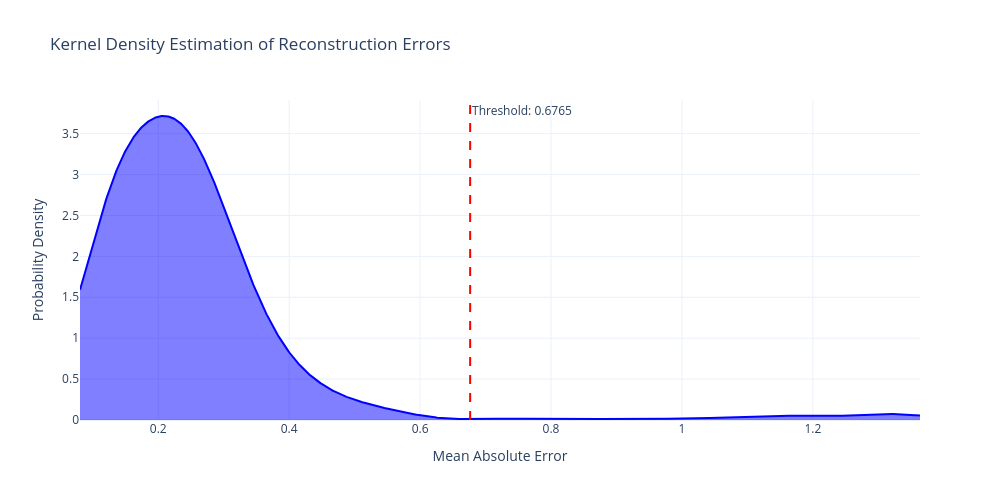
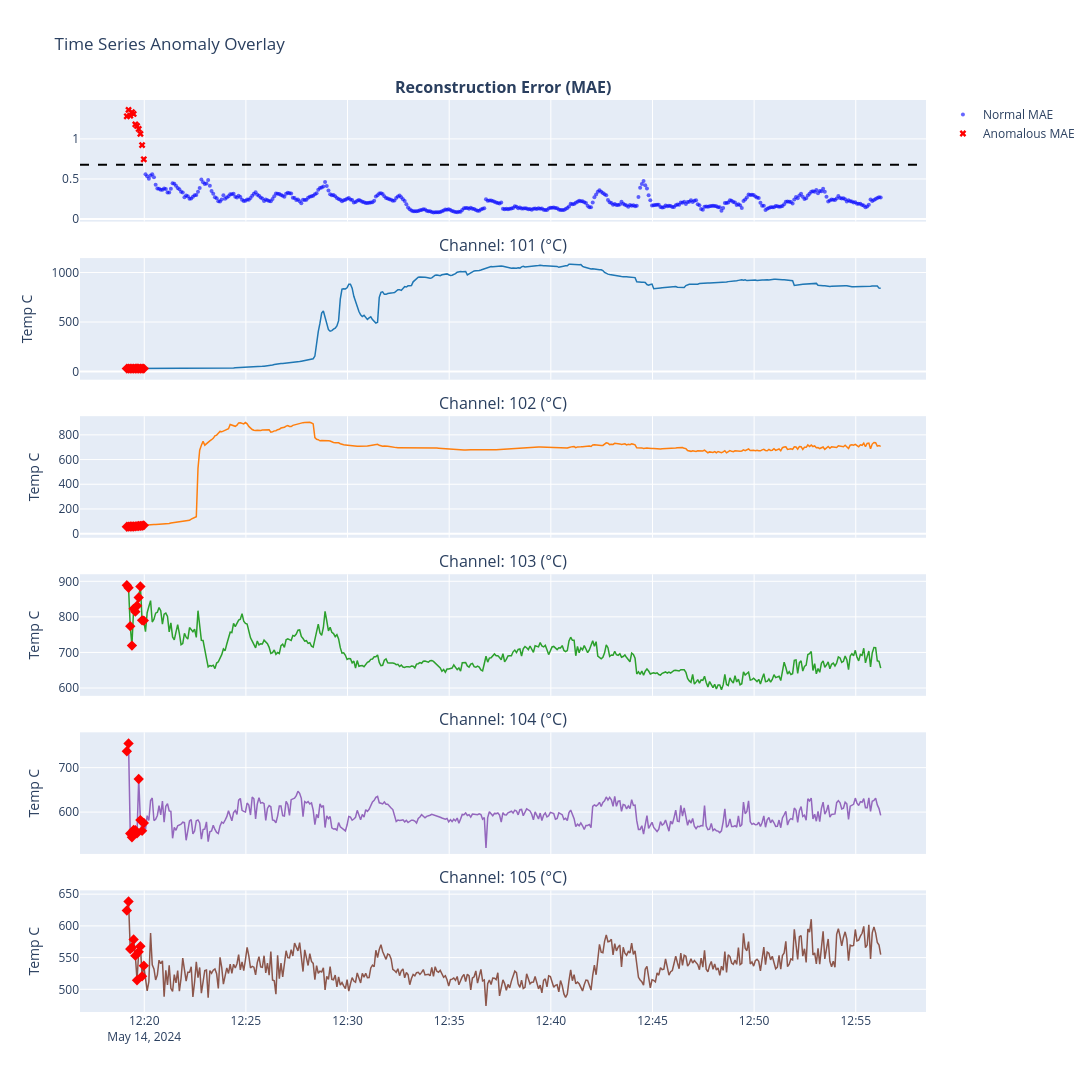

Here is the notebook cell these charts were saved with, in order:
### Code cell
import os
import numpy as np
import pandas as pd
import plotly.graph_objects as go
from plotly.subplots import make_subplots
from sklearn.preprocessing import StandardScaler
import torch
import torch.nn as nn
import torch.optim as optim
from torch.utils.data import TensorDataset, DataLoader
from scipy.stats import gaussian_kde
from scipy.signal import argrelextrema

# ====================================================================
# 1. DATA LOADER AND STATISTICAL SUMMARY
# ====================================================================
def load_and_summarize_csv(file_path):
    header_idx = 0
    with open(file_path, 'r', encoding='utf-8', errors='ignore') as f:
        for idx, line in enumerate(f):
            if any(key in line for key in ['Scan Num', '101 (', 'Scan Swee']):
                header_idx = idx
                break
                
    df = pd.read_csv(file_path, skiprows=header_idx)
    df.columns = df.columns.str.strip()
    df = df.dropna(how='all', axis=1).dropna(how='all', axis=0)
    
    time_cols = [col for col in df.columns if 'time' in col.lower() or 'swee' in col.lower()]
    df['Timestamp'] = df[time_cols[0]] if time_cols else df.index
    
    sensor_cols = [col for col in df.columns if 'C' in col]
    for col in sensor_cols:
        df[col] = pd.to_numeric(df[col], errors='coerce')
        
    df[sensor_cols] = df[sensor_cols].ffill().bfill()
    
    print("\n==================================================")
    print(" RAW DATA POINT STATISTICS")
    print("==================================================")
    print(f"Total Rows Processed : {len(df)}")
    print(f"Total Sensor Channels: {len(sensor_cols)}")
    for col in sensor_cols:
        print(f"Channel {col} Mean: {df[col].mean():.2f} | Min: {df[col].min():.2f} | Max: {df[col].max():.2f}")
    print("==================================================\n")
        
    return df, sensor_cols

# ====================================================================
# 2. SEQUENCE GENERATOR
# ====================================================================
def create_sequences(data_array, timestamps, time_steps):
    Xs, ts = [], []
    for i in range(len(data_array) - time_steps):
        Xs.append(data_array[i:(i + time_steps)])
        ts.append(timestamps.iloc[i + time_steps - 1])
    return np.array(Xs), np.array(ts)

# ====================================================================
# 3. THE WIDER LSTM ARCHITECTURE (HIDDEN = 64)
# ====================================================================
class LSTMAutoencoder(nn.Module):
    def __init__(self, num_features, hidden_size=64):
        super(LSTMAutoencoder, self).__init__()
        self.hidden_size = hidden_size
        self.encoder_lstm = nn.LSTM(input_size=num_features, hidden_size=hidden_size, batch_first=True)
        self.decoder_lstm = nn.LSTM(input_size=hidden_size, hidden_size=hidden_size, batch_first=True)
        self.output_layer = nn.Linear(hidden_size, num_features)
        
    def forward(self, x):
        batch_size, seq_len, _ = x.size()
        _, (hidden_state, _) = self.encoder_lstm(x)
        last_hidden_state = hidden_state[-1]
        repeated_hidden = last_hidden_state.unsqueeze(1).repeat(1, seq_len, 1)
        decoded, _ = self.decoder_lstm(repeated_hidden)
        reconstructed = self.output_layer(decoded)
        return reconstructed

# ====================================================================
# 4. TRAINING ENGINE WITH COSINE ANNEALING SCHEDULER
# ====================================================================
def train_model(model, train_loader, num_epochs=35, initial_lr=0.002):
    criterion = nn.L1Loss()
    optimizer = optim.Adam(model.parameters(), lr=initial_lr)
    
    # Initialize the learning rate scheduler
    scheduler = optim.lr_scheduler.CosineAnnealingLR(optimizer, T_max=num_epochs, eta_min=0.0001)
    
    model.train()
    for epoch in range(num_epochs):
        epoch_loss = 0.0
        for batch_x in train_loader:
            optimizer.zero_grad()
            outputs = model(batch_x[0])
            loss = criterion(outputs, batch_x[0])
            loss.backward()
            optimizer.step()
            epoch_loss += loss.item()
            
        # Decay the learning rate after every epoch
        scheduler.step()
        
    return model

# ====================================================================
# 5. KDE THRESHOLDING AND METRICS EVALUATION
# ====================================================================
def evaluate_with_kde(model, X_seq_tensor, df_timestamps, df_original):
    model.eval()
    with torch.no_grad():
        reconstructed = model(X_seq_tensor)
        
    X_seq_np = X_seq_tensor.numpy()
    reconstructed_np = reconstructed.numpy()
    
    mae_loss = np.mean(np.abs(reconstructed_np - X_seq_np), axis=(1, 2))
    
    kde = gaussian_kde(mae_loss)
    x_range = np.linspace(min(mae_loss), max(mae_loss), 1000)
    kde_values = kde(x_range)
    
    minima_indices = argrelextrema(kde_values, np.less)[0]
    
    if len(minima_indices) > 0:
        threshold = x_range[minima_indices[0]]
        method_used = "KDE Local Minimum (Valley)"
    else:
        threshold = np.percentile(mae_loss, 97)
        method_used = "97th Percentile Fallback"
        
    max_mae = np.max(mae_loss)
    
    results_df = pd.DataFrame({
        'Timestamp': df_timestamps,
        'MAE_Score': mae_loss,
        'Is_Anomaly': mae_loss > threshold
    })
    
    def calculate_confidence(mae):
        if mae <= threshold:
            return 0.0
        if max_mae == threshold:
            return 100.0
        scaled = 50.0 + ((mae - threshold) / (max_mae - threshold)) * 50.0
        return min(100.0, scaled)
        
    results_df['Confidence_Score'] = results_df['MAE_Score'].apply(calculate_confidence)
    merged_df = pd.merge(results_df, df_original, on='Timestamp', how='inner')
    
    print("==================================================")
    print(" OPTIMIZED RECONSTRUCTION MAE STATISTICS")
    print("==================================================")
    print(f"Mean Error Score     : {np.mean(mae_loss):.4f}")
    print(f"Median Error Score   : {np.median(mae_loss):.4f}")
    print(f"Max Error Score      : {max_mae:.4f}")
    print(f"Threshold Method     : {method_used}")
    print(f"Calculated Threshold : {threshold:.4f}")
    print(f"Total Anomalies      : {results_df['Is_Anomaly'].sum()}")
    print("==================================================\n")
    
    return merged_df, threshold, x_range, kde_values

# ====================================================================
# 6. VISUALIZATION ENGINE
# ====================================================================
def plot_kde_distribution(x_range, kde_values, threshold):
    fig = go.Figure()
    fig.add_trace(go.Scatter(x=x_range, y=kde_values, mode='lines', fill='tozeroy', name='Error Density', line=dict(color='blue')))
    
    # Adding a vertical line for the mathematical threshold
    fig.add_vline(x=threshold, line_dash="dash", line_color="red", annotation_text=f"Threshold: {threshold:.4f}")
    
    fig.update_layout(
        title="Kernel Density Estimation of Reconstruction Errors",
        xaxis_title="Mean Absolute Error",
        yaxis_title="Probability Density",
        width=1000, height=500, template="plotly_white"
    )
    fig.show()

def plot_timeline_results(merged_df, sensor_cols, threshold):
    anomalies = merged_df[merged_df['Is_Anomaly'] == True]
    num_sensors = len(sensor_cols)
    
    fig = make_subplots(
        rows=num_sensors + 1, cols=1, shared_xaxes=True, vertical_spacing=0.04,
        subplot_titles=["<b>Reconstruction Error (MAE)</b>"] + [f"Channel: {col}" for col in sensor_cols]
    )
    
    normal_points = merged_df[merged_df['Is_Anomaly'] == False]
    
    fig.add_trace(go.Scatter(x=normal_points['Timestamp'], y=normal_points['MAE_Score'], mode='markers', marker=dict(color='blue', size=4, opacity=0.6), name='Normal MAE'), row=1, col=1)
    fig.add_trace(go.Scatter(x=anomalies['Timestamp'], y=anomalies['MAE_Score'], mode='markers', marker=dict(color='red', size=6, symbol='x'), name='Anomalous MAE'), row=1, col=1)
    
    # Adding horizontal line for the threshold across the MAE subplot
    fig.add_hline(y=threshold, line_dash="dash", line_color="black", row=1, col=1)
    
    colors = ['#1f77b4', '#ff7f0e', '#2ca02c', '#9467bd', '#8c564b']
    
    for i, col in enumerate(sensor_cols):
        row_idx = i + 2
        fig.add_trace(go.Scatter(x=merged_df['Timestamp'], y=merged_df[col], mode='lines', line=dict(color=colors[i % len(colors)], width=1.5), showlegend=False), row=row_idx, col=1)
        
        hover_template = "Time: %{x}<br>Value: %{y:.2f}<br>Confidence: %{customdata:.1f}%<extra></extra>"
        fig.add_trace(go.Scatter(x=anomalies['Timestamp'], y=anomalies[col], mode='markers', customdata=anomalies['Confidence_Score'], marker=dict(color='red', size=8, symbol='diamond'), hovertemplate=hover_template, showlegend=False), row=row_idx, col=1)
        fig.update_yaxes(title_text="Temp C", row=row_idx, col=1)

    fig.update_layout(title="Time Series Anomaly Overlay", height=200 + (180 * num_sensors), width=1250, hovermode='x unified')
    fig.show()

# ====================================================================
# 7. EXECUTION
# ====================================================================
file_path = r"C:\Users\hari7\Documents\Anamoly Detection\uploads\uploads\default\1781332375_gasifier 30lpm 0.csv"
TIME_STEPS = 10

if os.path.exists(file_path):
    df, sensors = load_and_summarize_csv(file_path)
    num_features = len(sensors)
    
    scaler = StandardScaler()
    df_scaled = pd.DataFrame(scaler.fit_transform(df[sensors]), columns=sensors)
    
    X_seq, t_seq = create_sequences(df_scaled, df['Timestamp'], TIME_STEPS)
    X_tensor = torch.tensor(X_seq, dtype=torch.float32)
    
    loader = DataLoader(TensorDataset(X_tensor), batch_size=16, shuffle=False)
    
    # Implementing the Wider Architecture
    model = LSTMAutoencoder(num_features=num_features, hidden_size=64)
    
    print("==================================================")
    print(" MODEL ARCHITECTURE INITIALIZATION")
    print("==================================================")
    print(model)
    print("==================================================\n")
    
    print("Training optimized model with Cosine Annealing Scheduler...")
    trained_model = train_model(model, loader, num_epochs=35, initial_lr=0.002)
    
    merged_results, decision_threshold, kde_x, kde_y = evaluate_with_kde(
        trained_model, X_tensor, t_seq, df
    )
    
    plot_kde_distribution(kde_x, kde_y, decision_threshold)
    plot_timeline_results(merged_results, sensors, decision_threshold)
else:
    print(f"File not found: {file_path}")

### Figure 1 — Plotly figure (JSON) as saved in the notebook; plotly's stock layout.template omitted (floating-point values rounded to 4 significant figures; data arrays with more than 128 entries replaced by an {"elided": "..."} marker saying what was removed)
{"data": [{"fill": "tozeroy", "line": {"color": "blue"}, "mode": "lines", "name": "Error Density", "type": "scatter", "x": {"elided": "1000 float values"}, "y": {"elided": "1000 float values"}}], "layout": {"annotations": [{"showarrow": false, "text": "Threshold: 0.6765", "x": 0.6765, "xanchor": "left", "xref": "x", "y": 1, "yanchor": "top", "yref": "y domain"}], "height": 500, "shapes": [{"line": {"color": "red", "dash": "dash"}, "type": "line", "x0": 0.6765, "x1": 0.6765, "xref": "x", "y0": 0, "y1": 1, "yref": "y domain"}], "title": {"text": "Kernel Density Estimation of Reconstruction Errors"}, "width": 1000, "xaxis": {"title": {"text": "Mean Absolute Error"}}, "yaxis": {"title": {"text": "Probability Density"}}}}

### Figure 2 — Plotly figure (JSON) as saved in the notebook; plotly's stock layout.template omitted (floating-point values rounded to 4 significant figures; data arrays with more than 128 entries replaced by an {"elided": "..."} marker saying what was removed)
{"data": [{"marker": {"color": "blue", "opacity": 0.6, "size": 4}, "mode": "markers", "name": "Normal MAE", "type": "scatter", "x": {"elided": "435 str values"}, "xaxis": "x", "y": {"elided": "435 float values"}, "yaxis": "y"}, {"marker": {"color": "red", "size": 6, "symbol": "x"}, "mode": "markers", "name": "Anomalous MAE", "type": "scatter", "x": ["2024-05-14 12:19:08.621", "2024-05-14 12:19:13.685", "2024-05-14 12:19:18.667", "2024-05-14 12:19:23.647", "2024-05-14 12:19:28.625", "2024-05-14 12:19:33.699", "2024-05-14 12:19:38.697", "2024-05-14 12:19:43.635", "2024-05-14 12:19:48.635", "2024-05-14 12:19:53.635", "2024-05-14 12:19:58.675"], "xaxis": "x", "y": [1.283, 1.364, 1.29, 1.333, 1.312, 1.182, 1.162, 1.125, 1.063, 0.9232, 0.7456], "yaxis": "y"}, {"line": {"color": "#1f77b4", "width": 1.5}, "mode": "lines", "showlegend": false, "type": "scatter", "x": {"elided": "446 str values"}, "xaxis": "x2", "y": {"elided": "446 float values"}, "yaxis": "y2"}, {"customdata": [94.14, 100.0, 94.66, 97.79, 96.24, 86.77, 85.33, 82.61, 78.14, 67.95, 55.03], "hovertemplate": "Time: %{x}<br>Value: %{y:.2f}<br>Confidence: %{customdata:.1f}%<extra></extra>", "marker": {"color": "red", "size": 8, "symbol": "diamond"}, "mode": "markers", "showlegend": false, "type": "scatter", "x": ["2024-05-14 12:19:08.621", "2024-05-14 12:19:13.685", "2024-05-14 12:19:18.667", "2024-05-14 12:19:23.647", "2024-05-14 12:19:28.625", "2024-05-14 12:19:33.699", "2024-05-14 12:19:38.697", "2024-05-14 12:19:43.635", "2024-05-14 12:19:48.635", "2024-05-14 12:19:53.635", "2024-05-14 12:19:58.675"], "xaxis": "x2", "y": [29.61, 29.59, 29.74, 29.75, 29.78, 29.77, 29.83, 29.83, 29.77, 29.79, 29.57], "yaxis": "y2"}, {"line": {"color": "#ff7f0e", "width": 1.5}, "mode": "lines", "showlegend": false, "type": "scatter", "x": {"elided": "446 str values"}, "xaxis": "x3", "y": {"elided": "446 float values"}, "yaxis": "y3"}, {"customdata": [94.14, 100.0, 94.66, 97.79, 96.24, 86.77, 85.33, 82.61, 78.14, 67.95, 55.03], "hovertemplate": "Time: %{x}<br>Value: %{y:.2f}<br>Confidence: %{customdata:.1f}%<extra></extra>", "marker": {"color": "red", "size": 8, "symbol": "diamond"}, "mode": "markers", "showlegend": false, "type": "scatter", "x": ["2024-05-14 12:19:08.621", "2024-05-14 12:19:13.685", "2024-05-14 12:19:18.667", "2024-05-14 12:19:23.647", "2024-05-14 12:19:28.625", "2024-05-14 12:19:33.699", "2024-05-14 12:19:38.697", "2024-05-14 12:19:43.635", "2024-05-14 12:19:48.635", "2024-05-14 12:19:53.635", "2024-05-14 12:19:58.675"], "xaxis": "x3", "y": [56.35, 57.08, 57.42, 57.36, 58.29, 59.14, 60.56, 61.79, 62.5, 63.52, 66.93], "yaxis": "y3"}, {"line": {"color": "#2ca02c", "width": 1.5}, "mode": "lines", "showlegend": false, "type": "scatter", "x": {"elided": "446 str values"}, "xaxis": "x4", "y": {"elided": "446 float values"}, "yaxis": "y4"}, {"customdata": [94.14, 100.0, 94.66, 97.79, 96.24, 86.77, 85.33, 82.61, 78.14, 67.95, 55.03], "hovertemplate": "Time: %{x}<br>Value: %{y:.2f}<br>Confidence: %{customdata:.1f}%<extra></extra>", "marker": {"color": "red", "size": 8, "symbol": "diamond"}, "mode": "markers", "showlegend": false, "type": "scatter", "x": ["2024-05-14 12:19:08.621", "2024-05-14 12:19:13.685", "2024-05-14 12:19:18.667", "2024-05-14 12:19:23.647", "2024-05-14 12:19:28.625", "2024-05-14 12:19:33.699", "2024-05-14 12:19:38.697", "2024-05-14 12:19:43.635", "2024-05-14 12:19:48.635", "2024-05-14 12:19:53.635", "2024-05-14 12:19:58.675"], "xaxis": "x4", "y": [888.7, 881.7, 774.0, 719.3, 822.5, 814.7, 831.2, 854.3, 885.3, 790.2, 789.6], "yaxis": "y4"}, {"line": {"color": "#9467bd", "width": 1.5}, "mode": "lines", "showlegend": false, "type": "scatter", "x": {"elided": "446 str values"}, "xaxis": "x5", "y": {"elided": "446 float values"}, "yaxis": "y5"}, {"customdata": [94.14, 100.0, 94.66, 97.79, 96.24, 86.77, 85.33, 82.61, 78.14, 67.95, 55.03], "hovertemplate": "Time: %{x}<br>Value: %{y:.2f}<br>Confidence: %{customdata:.1f}%<extra></extra>", "marker": {"color": "red", "size": 8, "symbol": "diamond"}, "mode": "markers", "showlegend": false, "type": "scatter", "x": ["2024-05-14 12:19:08.621", "2024-05-14 12:19:13.685", "2024-05-14 12:19:18.667", "2024-05-14 12:19:23.647", "2024-05-14 12:19:28.625", "2024-05-14 12:19:33.699", "2024-05-14 12:19:38.697", "2024-05-14 12:19:43.635", "2024-05-14 12:19:48.635", "2024-05-14 12:19:53.635", "2024-05-14 12:19:58.675"], "xaxis": "x5", "y": [736.8, 754.6, 551.9, 543.4, 559.9, 559.4, 552.3, 674.5, 581.9, 557.7, 575.6], "yaxis": "y5"}, {"line": {"color": "#8c564b", "width": 1.5}, "mode": "lines", "showlegend": false, "type": "scatter", "x": {"elided": "446 str values"}, "xaxis": "x6", "y": {"elided": "446 float values"}, "yaxis": "y6"}, {"customdata": [94.14, 100.0, 94.66, 97.79, 96.24, 86.77, 85.33, 82.61, 78.14, 67.95, 55.03], "hovertemplate": "Time: %{x}<br>Value: %{y:.2f}<br>Confidence: %{customdata:.1f}%<extra></extra>", "marker": {"color": "red", "size": 8, "symbol": "diamond"}, "mode": "markers", "showlegend": false, "type": "scatter", "x": ["2024-05-14 12:19:08.621", "2024-05-14 12:19:13.685", "2024-05-14 12:19:18.667", "2024-05-14 12:19:23.647", "2024-05-14 12:19:28.625", "2024-05-14 12:19:33.699", "2024-05-14 12:19:38.697", "2024-05-14 12:19:43.635", "2024-05-14 12:19:48.635", "2024-05-14 12:19:53.635", "2024-05-14 12:19:58.675"], "xaxis": "x6", "y": [624.3, 638.5, 563.4, 566.0, 578.7, 553.1, 514.2, 559.1, 567.9, 520.5, 537.3], "yaxis": "y6"}], "layout": {"annotations": [{"font": {"size": 16}, "showarrow": false, "text": "<b>Reconstruction Error (MAE)</b>", "x": 0.5, "xanchor": "center", "xref": "paper", "y": 1, "yanchor": "bottom", "yref": "paper"}, {"font": {"size": 16}, "showarrow": false, "text": "Channel: 101 (°C)", "x": 0.5, "xanchor": "center", "xref": "paper", "y": 0.8267, "yanchor": "bottom", "yref": "paper"}, {"font": {"size": 16}, "showarrow": false, "text": "Channel: 102 (°C)", "x": 0.5, "xanchor": "center", "xref": "paper", "y": 0.6533, "yanchor": "bottom", "yref": "paper"}, {"font": {"size": 16}, "showarrow": false, "text": "Channel: 103 (°C)", "x": 0.5, "xanchor": "center", "xref": "paper", "y": 0.48, "yanchor": "bottom", "yref": "paper"}, {"font": {"size": 16}, "showarrow": false, "text": "Channel: 104 (°C)", "x": 0.5, "xanchor": "center", "xref": "paper", "y": 0.3067, "yanchor": "bottom", "yref": "paper"}, {"font": {"size": 16}, "showarrow": false, "text": "Channel: 105 (°C)", "x": 0.5, "xanchor": "center", "xref": "paper", "y": 0.1333, "yanchor": "bottom", "yref": "paper"}], "height": 1100, "hovermode": "x unified", "shapes": [{"line": {"color": "black", "dash": "dash"}, "type": "line", "x0": 0, "x1": 1, "xref": "x domain", "y0": 0.6765, "y1": 0.6765, "yref": "y"}], "title": {"text": "Time Series Anomaly Overlay"}, "width": 1250, "xaxis": {"anchor": "y", "domain": [0, 1], "matches": "x6", "showticklabels": false}, "xaxis2": {"anchor": "y2", "domain": [0, 1], "matches": "x6", "showticklabels": false}, "xaxis3": {"anchor": "y3", "domain": [0, 1], "matches": "x6", "showticklabels": false}, "xaxis4": {"anchor": "y4", "domain": [0, 1], "matches": "x6", "showticklabels": false}, "xaxis5": {"anchor": "y5", "domain": [0, 1], "matches": "x6", "showticklabels": false}, "xaxis6": {"anchor": "y6", "domain": [0, 1]}, "yaxis": {"anchor": "x", "domain": [0.8667, 1]}, "yaxis2": {"anchor": "x2", "domain": [0.6933, 0.8267], "title": {"text": "Temp C"}}, "yaxis3": {"anchor": "x3", "domain": [0.52, 0.6533], "title": {"text": "Temp C"}}, "yaxis4": {"anchor": "x4", "domain": [0.3467, 0.48], "title": {"text": "Temp C"}}, "yaxis5": {"anchor": "x5", "domain": [0.1733, 0.3067], "title": {"text": "Temp C"}}, "yaxis6": {"anchor": "x6", "domain": [0, 0.1333], "title": {"text": "Temp C"}}}}
